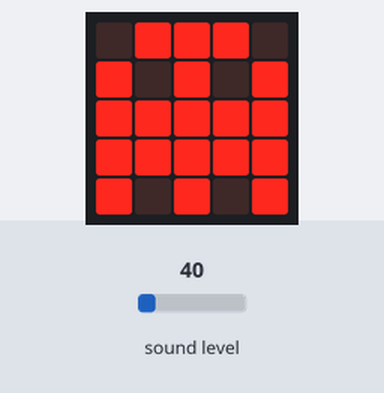
This program was run on a simulated BBC micro:bit (MakeCode). Parts: the board's 5×5 LED display. The inputs (shaded band) are chosen by the test bench; at power-on: sound level 40. Random numbers come from a fixed seed.

Above: at 1.8 s.
1.9 s: sound level set to 125
3.4 s: sound level set to 133
At 3.78 s:
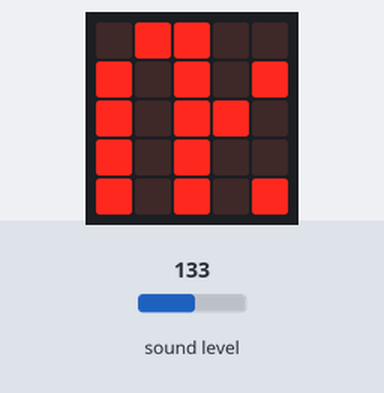
At 5.4 s:
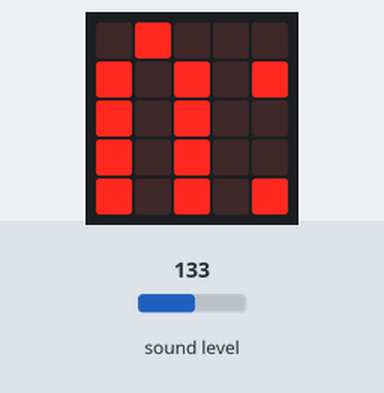
Timing chart, 0 to 6.9 s (numbered marks = the images above; inputs shaded):
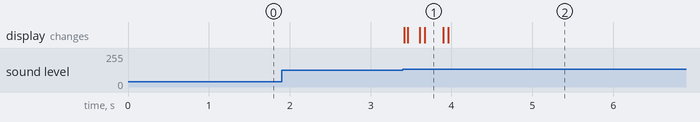

The program:

main.ts
```typescript
let B = 0
let A = 0
basic.showIcon(IconNames.Ghost)
basic.forever(function () {
    for (let index = 0; index < 4; index++) {
        if (input.soundLevel() > 128) {
            A = randint(0, 4)
            B = randint(0, 4)
        }
        if (led.point(A, B)) {
            led.plot(A, B)
            led.unplot(A + 1, B)
        }
    }
})
```

test.ts
```typescript
// 在這裡測試；當此封包作為擴充功能時，將不會編譯此內容。
```

Measured:
- the behaviour switches between 128 and 129 on sound level (found by bisection; images 0 and 1)
- after the input at 1.9 s, every drawn part: stays the same
- after the input at 3.4 s, the display: first changes at once (image 1 shows a later state)
